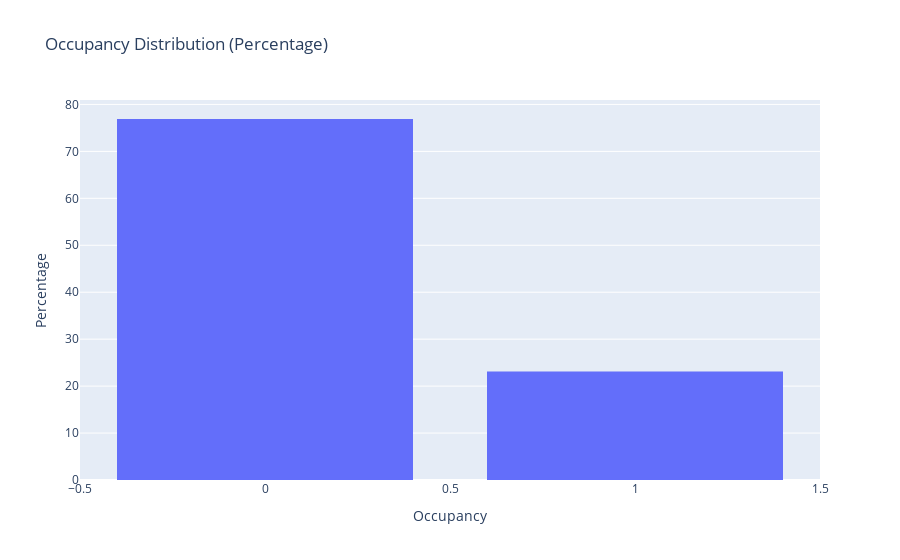

Notebook source saved alongside this figure:
### Markdown cell above
### Occupancy Distribution

### Code cell
fig = px.histogram(
    df,
    x='Occupancy',
    nbins=2,
    histnorm='percent',
    title='Occupancy Distribution (Percentage)'
)
fig.update_layout(
    xaxis_title='Occupancy',
    yaxis_title='Percentage',
    bargap=0.2
)
fig.show()

### Figure 1 — Plotly figure (JSON) as saved in the notebook; plotly's stock layout.template omitted (floating-point values rounded to 4 significant figures; data arrays with more than 128 entries replaced by an {"elided": "..."} marker saying what was removed)
{"data": [{"alignmentgroup": "True", "bingroup": "x", "histnorm": "percent", "hovertemplate": "Occupancy=%{x}<br>percent=%{y}<extra></extra>", "legendgroup": "", "marker": {"color": "#636efa", "pattern": {"shape": ""}}, "name": "", "nbinsx": 2, "offsetgroup": "", "orientation": "v", "showlegend": false, "type": "histogram", "x": {"elided": "20560 int values"}, "xaxis": "x", "yaxis": "y"}], "layout": {"bargap": 0.2, "barmode": "relative", "legend": {"tracegroupgap": 0}, "title": {"text": "Occupancy Distribution (Percentage)"}, "xaxis": {"anchor": "y", "domain": [0, 1], "title": {"text": "Occupancy"}}, "yaxis": {"anchor": "x", "domain": [0, 1], "title": {"text": "Percentage"}}}}
